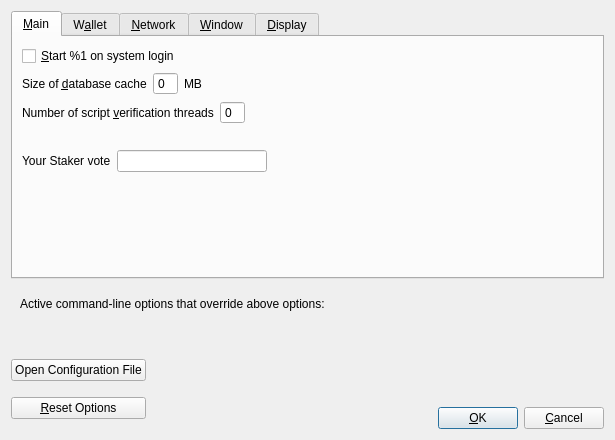
<?xml version="1.0" encoding="UTF-8"?>
<ui version="4.0">
 <class>OptionsDialog</class>
 <widget class="QDialog" name="OptionsDialog">
  <property name="geometry">
   <rect>
    <x>0</x>
    <y>0</y>
    <width>615</width>
    <height>440</height>
   </rect>
  </property>
  <property name="windowTitle">
   <string>Options</string>
  </property>
  <property name="styleSheet">
   <string notr="true"/>
  </property>
  <property name="modal">
   <bool>true</bool>
  </property>
  <layout class="QVBoxLayout" name="verticalLayout">
   <item>
    <widget class="QTabWidget" name="tabWidget">
     <property name="currentIndex">
      <number>0</number>
     </property>
     <widget class="QWidget" name="tabMain">
      <attribute name="title">
       <string>&amp;Main</string>
      </attribute>
      <layout class="QVBoxLayout" name="verticalLayout_Main">
       <item>
        <widget class="QCheckBox" name="skyrusAtStartup">
         <property name="toolTip">
          <string>Automatically start %1 after logging in to the system.</string>
         </property>
         <property name="text">
          <string>&amp;Start %1 on system login</string>
         </property>
        </widget>
       </item>
       <item>
        <layout class="QHBoxLayout" name="horizontalLayout_2_Main">
         <item>
          <widget class="QLabel" name="databaseCacheLabel">
           <property name="text">
            <string>Size of &amp;database cache</string>
           </property>
           <property name="textFormat">
            <enum>Qt::PlainText</enum>
           </property>
           <property name="buddy">
            <cstring>databaseCache</cstring>
           </property>
          </widget>
         </item>
         <item>
          <widget class="QSpinBox" name="databaseCache">
           <property name="styleSheet">
            <string notr="true"/>
           </property>
           <property name="frame">
            <bool>true</bool>
           </property>
           <property name="buttonSymbols">
            <enum>QAbstractSpinBox::NoButtons</enum>
           </property>
          </widget>
         </item>
         <item>
          <widget class="QLabel" name="databaseCacheUnitLabel">
           <property name="text">
            <string>MB</string>
           </property>
           <property name="textFormat">
            <enum>Qt::PlainText</enum>
           </property>
          </widget>
         </item>
         <item>
          <spacer name="horizontalSpacer_2_Main">
           <property name="orientation">
            <enum>Qt::Horizontal</enum>
           </property>
           <property name="sizeHint" stdset="0">
            <size>
             <width>40</width>
             <height>20</height>
            </size>
           </property>
          </spacer>
         </item>
        </layout>
       </item>
       <item>
        <layout class="QHBoxLayout" name="horizontalLayout_3_Main">
         <item>
          <widget class="QLabel" name="threadsScriptVerifLabel">
           <property name="text">
            <string>Number of script &amp;verification threads</string>
           </property>
           <property name="textFormat">
            <enum>Qt::PlainText</enum>
           </property>
           <property name="buddy">
            <cstring>threadsScriptVerif</cstring>
           </property>
          </widget>
         </item>
         <item>
          <widget class="QSpinBox" name="threadsScriptVerif">
           <property name="toolTip">
            <string>(0 = auto, &lt;0 = leave that many cores free)</string>
           </property>
           <property name="styleSheet">
            <string notr="true"/>
           </property>
           <property name="frame">
            <bool>true</bool>
           </property>
           <property name="buttonSymbols">
            <enum>QAbstractSpinBox::NoButtons</enum>
           </property>
          </widget>
         </item>
         <item>
          <spacer name="horizontalSpacer_3_Main">
           <property name="orientation">
            <enum>Qt::Horizontal</enum>
           </property>
           <property name="sizeHint" stdset="0">
            <size>
             <width>40</width>
             <height>20</height>
            </size>
           </property>
          </spacer>
         </item>
        </layout>
       </item>
       <item>
        <layout class="QHBoxLayout" name="horizontalLayout_3">
         <item>
          <widget class="QLabel" name="voteQuestionLabel">
           <property name="text">
            <string/>
           </property>
          </widget>
         </item>
        </layout>
       </item>
       <item>
        <layout class="QHBoxLayout" name="horizontalLayout_2">
         <item>
          <widget class="QLabel" name="voteLabel">
           <property name="sizePolicy">
            <sizepolicy hsizetype="Minimum" vsizetype="Preferred">
             <horstretch>0</horstretch>
             <verstretch>0</verstretch>
            </sizepolicy>
           </property>
           <property name="text">
            <string>Your Staker vote</string>
           </property>
          </widget>
         </item>
         <item>
          <widget class="QLineEdit" name="voteTextField">
           <property name="maximumSize">
            <size>
             <width>150</width>
             <height>16777215</height>
            </size>
           </property>
          </widget>
         </item>
         <item>
          <spacer name="horizontalSpacer">
           <property name="orientation">
            <enum>Qt::Horizontal</enum>
           </property>
           <property name="sizeHint" stdset="0">
            <size>
             <width>40</width>
             <height>20</height>
            </size>
           </property>
          </spacer>
         </item>
        </layout>
       </item>
       <item>
        <spacer name="verticalSpacer_Main">
         <property name="orientation">
          <enum>Qt::Vertical</enum>
         </property>
         <property name="sizeHint" stdset="0">
          <size>
           <width>20</width>
           <height>40</height>
          </size>
         </property>
        </spacer>
       </item>
      </layout>
     </widget>
     <widget class="QWidget" name="tabWallet">
      <attribute name="title">
       <string>W&amp;allet</string>
      </attribute>
      <layout class="QVBoxLayout" name="verticalLayout_Wallet">
       <item>
        <widget class="QGroupBox" name="groupBox">
         <property name="title">
          <string>Expert</string>
         </property>
         <layout class="QVBoxLayout" name="verticalLayout_2"/>
        </widget>
       </item>
       <item>
        <widget class="QCheckBox" name="coinControlFeatures">
         <property name="toolTip">
          <string>Whether to show coin control features or not.</string>
         </property>
         <property name="text">
          <string>Enable coin &amp;control features</string>
         </property>
        </widget>
       </item>
       <item>
        <widget class="QCheckBox" name="spendZeroConfChange">
         <property name="toolTip">
          <string>If you disable the spending of unconfirmed change, the change from a transaction cannot be used until that transaction has at least one confirmation. This also affects how your balance is computed.</string>
         </property>
         <property name="text">
          <string>&amp;Spend unconfirmed change</string>
         </property>
        </widget>
       </item>
       <item>
        <spacer name="verticalSpacer_Wallet">
         <property name="orientation">
          <enum>Qt::Vertical</enum>
         </property>
         <property name="sizeHint" stdset="0">
          <size>
           <width>20</width>
           <height>40</height>
          </size>
         </property>
        </spacer>
       </item>
      </layout>
     </widget>
     <widget class="QWidget" name="tabNetwork">
      <attribute name="title">
       <string>&amp;Network</string>
      </attribute>
      <layout class="QVBoxLayout" name="verticalLayout_Network">
       <item>
        <widget class="QCheckBox" name="mapPortUpnp">
         <property name="toolTip">
          <string>Automatically open the Skyrus client port on the router. This only works when your router supports UPnP and it is enabled.</string>
         </property>
         <property name="text">
          <string>Map port using &amp;UPnP</string>
         </property>
        </widget>
       </item>
       <item>
        <widget class="QCheckBox" name="allowIncoming">
         <property name="toolTip">
          <string>Accept connections from outside</string>
         </property>
         <property name="text">
          <string>Allow incoming connections</string>
         </property>
        </widget>
       </item>
       <item>
        <widget class="QCheckBox" name="connectSocks">
         <property name="toolTip">
          <string>Connect to the Skyrus network through a SOCKS5 proxy.</string>
         </property>
         <property name="text">
          <string>&amp;Connect through SOCKS5 proxy (default proxy):</string>
         </property>
        </widget>
       </item>
       <item>
        <layout class="QHBoxLayout" name="horizontalLayout_1_Network">
         <item>
          <widget class="QLabel" name="proxyIpLabel">
           <property name="text">
            <string>Proxy &amp;IP:</string>
           </property>
           <property name="textFormat">
            <enum>Qt::PlainText</enum>
           </property>
           <property name="buddy">
            <cstring>proxyIp</cstring>
           </property>
          </widget>
         </item>
         <item>
          <widget class="QValidatedLineEdit" name="proxyIp">
           <property name="minimumSize">
            <size>
             <width>140</width>
             <height>0</height>
            </size>
           </property>
           <property name="maximumSize">
            <size>
             <width>140</width>
             <height>16777215</height>
            </size>
           </property>
           <property name="toolTip">
            <string>IP address of the proxy (e.g. IPv4: 127.0.0.1 / IPv6: ::1)</string>
           </property>
          </widget>
         </item>
         <item>
          <widget class="QLabel" name="proxyPortLabel">
           <property name="text">
            <string>&amp;Port:</string>
           </property>
           <property name="textFormat">
            <enum>Qt::PlainText</enum>
           </property>
           <property name="buddy">
            <cstring>proxyPort</cstring>
           </property>
          </widget>
         </item>
         <item>
          <widget class="QLineEdit" name="proxyPort">
           <property name="minimumSize">
            <size>
             <width>55</width>
             <height>0</height>
            </size>
           </property>
           <property name="maximumSize">
            <size>
             <width>55</width>
             <height>16777215</height>
            </size>
           </property>
           <property name="toolTip">
            <string>Port of the proxy (e.g. 9050)</string>
           </property>
          </widget>
         </item>
         <item>
          <spacer name="horizontalSpacer_1_Network">
           <property name="orientation">
            <enum>Qt::Horizontal</enum>
           </property>
           <property name="sizeHint" stdset="0">
            <size>
             <width>40</width>
             <height>20</height>
            </size>
           </property>
          </spacer>
         </item>
        </layout>
       </item>
       <item>
        <layout class="QHBoxLayout" name="horizontalLayout_2_Network">
         <item>
          <widget class="QLabel" name="proxyActiveNets">
           <property name="text">
            <string>Used for reaching peers via:</string>
           </property>
           <property name="textFormat">
            <enum>Qt::PlainText</enum>
           </property>
          </widget>
         </item>
         <item>
          <widget class="QCheckBox" name="proxyReachIPv4">
           <property name="enabled">
            <bool>false</bool>
           </property>
           <property name="toolTip">
            <string>Shows, if the supplied default SOCKS5 proxy is used to reach peers via this network type.</string>
           </property>
           <property name="text">
            <string/>
           </property>
          </widget>
         </item>
         <item>
          <widget class="QLabel" name="proxyReachIPv4Label">
           <property name="text">
            <string>IPv4</string>
           </property>
           <property name="textFormat">
            <enum>Qt::PlainText</enum>
           </property>
          </widget>
         </item>
         <item>
          <widget class="QCheckBox" name="proxyReachIPv6">
           <property name="enabled">
            <bool>false</bool>
           </property>
           <property name="toolTip">
            <string>Shows, if the supplied default SOCKS5 proxy is used to reach peers via this network type.</string>
           </property>
           <property name="text">
            <string/>
           </property>
          </widget>
         </item>
         <item>
          <widget class="QLabel" name="proxyReachIPv6Label">
           <property name="text">
            <string>IPv6</string>
           </property>
           <property name="textFormat">
            <enum>Qt::PlainText</enum>
           </property>
          </widget>
         </item>
         <item>
          <widget class="QCheckBox" name="proxyReachTor">
           <property name="enabled">
            <bool>false</bool>
           </property>
           <property name="toolTip">
            <string>Shows, if the supplied default SOCKS5 proxy is used to reach peers via this network type.</string>
           </property>
           <property name="text">
            <string/>
           </property>
          </widget>
         </item>
         <item>
          <widget class="QLabel" name="proxyReachTorLabel">
           <property name="text">
            <string>Tor</string>
           </property>
           <property name="textFormat">
            <enum>Qt::PlainText</enum>
           </property>
          </widget>
         </item>
         <item>
          <spacer name="horizontalSpacer_2_Network">
           <property name="orientation">
            <enum>Qt::Horizontal</enum>
           </property>
           <property name="sizeHint" stdset="0">
            <size>
             <width>40</width>
             <height>20</height>
            </size>
           </property>
          </spacer>
         </item>
        </layout>
       </item>
       <item>
        <widget class="QCheckBox" name="connectSocksTor">
         <property name="toolTip">
          <string>Connect to the Skyrus network through a separate SOCKS5 proxy for Tor hidden services.</string>
         </property>
         <property name="text">
          <string>Use separate SOCKS5 proxy to reach peers via Tor hidden services:</string>
         </property>
        </widget>
       </item>
       <item>
        <layout class="QHBoxLayout" name="horizontalLayout_3_Network">
         <item>
          <widget class="QLabel" name="proxyIpTorLabel">
           <property name="text">
            <string>Proxy &amp;IP:</string>
           </property>
           <property name="textFormat">
            <enum>Qt::PlainText</enum>
           </property>
           <property name="buddy">
            <cstring>proxyIpTor</cstring>
           </property>
          </widget>
         </item>
         <item>
          <widget class="QValidatedLineEdit" name="proxyIpTor">
           <property name="minimumSize">
            <size>
             <width>140</width>
             <height>0</height>
            </size>
           </property>
           <property name="maximumSize">
            <size>
             <width>140</width>
             <height>16777215</height>
            </size>
           </property>
           <property name="toolTip">
            <string>IP address of the proxy (e.g. IPv4: 127.0.0.1 / IPv6: ::1)</string>
           </property>
          </widget>
         </item>
         <item>
          <widget class="QLabel" name="proxyPortTorLabel">
           <property name="text">
            <string>&amp;Port:</string>
           </property>
           <property name="textFormat">
            <enum>Qt::PlainText</enum>
           </property>
           <property name="buddy">
            <cstring>proxyPortTor</cstring>
           </property>
          </widget>
         </item>
         <item>
          <widget class="QLineEdit" name="proxyPortTor">
           <property name="minimumSize">
            <size>
             <width>55</width>
             <height>0</height>
            </size>
           </property>
           <property name="maximumSize">
            <size>
             <width>55</width>
             <height>16777215</height>
            </size>
           </property>
           <property name="toolTip">
            <string>Port of the proxy (e.g. 9050)</string>
           </property>
          </widget>
         </item>
         <item>
          <spacer name="horizontalSpacer_4_Network">
           <property name="orientation">
            <enum>Qt::Horizontal</enum>
           </property>
           <property name="sizeHint" stdset="0">
            <size>
             <width>40</width>
             <height>20</height>
            </size>
           </property>
          </spacer>
         </item>
        </layout>
       </item>
       <item>
        <spacer name="verticalSpacer_Network">
         <property name="orientation">
          <enum>Qt::Vertical</enum>
         </property>
         <property name="sizeHint" stdset="0">
          <size>
           <width>20</width>
           <height>40</height>
          </size>
         </property>
        </spacer>
       </item>
      </layout>
     </widget>
     <widget class="QWidget" name="tabWindow">
      <attribute name="title">
       <string>&amp;Window</string>
      </attribute>
      <layout class="QVBoxLayout" name="verticalLayout_Window">
       <item>
        <widget class="QCheckBox" name="hideTrayIcon">
         <property name="toolTip">
          <string>&amp;Hide the icon from the system tray.</string>
         </property>
         <property name="text">
          <string>Hide tray icon</string>
         </property>
        </widget>
       </item>
       <item>
        <widget class="QCheckBox" name="minimizeToTray">
         <property name="toolTip">
          <string>Show only a tray icon after minimizing the window.</string>
         </property>
         <property name="text">
          <string>&amp;Minimize to the tray instead of the taskbar</string>
         </property>
        </widget>
       </item>
       <item>
        <widget class="QCheckBox" name="minimizeOnClose">
         <property name="toolTip">
          <string>Minimize instead of exit the application when the window is closed. When this option is enabled, the application will be closed only after selecting Exit in the menu.</string>
         </property>
         <property name="text">
          <string>M&amp;inimize on close</string>
         </property>
        </widget>
       </item>
       <item>
        <spacer name="verticalSpacer_Window">
         <property name="orientation">
          <enum>Qt::Vertical</enum>
         </property>
         <property name="sizeHint" stdset="0">
          <size>
           <width>20</width>
           <height>40</height>
          </size>
         </property>
        </spacer>
       </item>
      </layout>
     </widget>
     <widget class="QWidget" name="tabDisplay">
      <attribute name="title">
       <string>&amp;Display</string>
      </attribute>
      <layout class="QVBoxLayout" name="verticalLayout_Display">
       <item>
        <layout class="QHBoxLayout" name="horizontalLayout_1_Display">
         <item>
          <widget class="QLabel" name="langLabel">
           <property name="text">
            <string>User Interface &amp;language:</string>
           </property>
           <property name="textFormat">
            <enum>Qt::PlainText</enum>
           </property>
           <property name="buddy">
            <cstring>lang</cstring>
           </property>
          </widget>
         </item>
         <item>
          <widget class="QValueComboBox" name="lang">
           <property name="toolTip">
            <string>The user interface language can be set here. This setting will take effect after restarting %1.</string>
           </property>
           <property name="styleSheet">
            <string notr="true"/>
           </property>
          </widget>
         </item>
        </layout>
       </item>
       <item>
        <layout class="QHBoxLayout" name="horizontalLayout_2_Display">
         <item>
          <widget class="QLabel" name="unitLabel">
           <property name="text">
            <string>&amp;Unit to show amounts in:</string>
           </property>
           <property name="textFormat">
            <enum>Qt::PlainText</enum>
           </property>
           <property name="buddy">
            <cstring>unit</cstring>
           </property>
          </widget>
         </item>
         <item>
          <widget class="QValueComboBox" name="unit">
           <property name="toolTip">
            <string>Choose the default subdivision unit to show in the interface and when sending coins.</string>
           </property>
           <property name="styleSheet">
            <string notr="true"/>
           </property>
          </widget>
         </item>
        </layout>
       </item>
       <item>
        <layout class="QHBoxLayout" name="horizontalLayout_3_Display">
         <item>
          <widget class="QLabel" name="thirdPartyTxUrlsLabel">
           <property name="toolTip">
            <string>Third party URLs (e.g. a block explorer) that appear in the transactions tab as context menu items. %s in the URL is replaced by transaction hash. Multiple URLs are separated by vertical bar |.</string>
           </property>
           <property name="text">
            <string>Third party transaction URLs</string>
           </property>
           <property name="buddy">
            <cstring>thirdPartyTxUrls</cstring>
           </property>
          </widget>
         </item>
         <item>
          <widget class="QLineEdit" name="thirdPartyTxUrls">
           <property name="toolTip">
            <string>Third party URLs (e.g. a block explorer) that appear in the transactions tab as context menu items. %s in the URL is replaced by transaction hash. Multiple URLs are separated by vertical bar |.</string>
           </property>
           <property name="styleSheet">
            <string notr="true"/>
           </property>
          </widget>
         </item>
        </layout>
       </item>
       <item>
        <spacer name="verticalSpacer_Display">
         <property name="orientation">
          <enum>Qt::Vertical</enum>
         </property>
         <property name="sizeHint" stdset="0">
          <size>
           <width>20</width>
           <height>40</height>
          </size>
         </property>
        </spacer>
       </item>
      </layout>
     </widget>
    </widget>
   </item>
   <item>
    <widget class="QFrame" name="frame">
     <layout class="QVBoxLayout" name="verticalLayout_Bottom">
      <item>
       <layout class="QHBoxLayout" name="horizontalLayout_Bottom">
        <item>
         <widget class="QLabel" name="overriddenByCommandLineInfoLabel">
          <property name="text">
           <string>Active command-line options that override above options:</string>
          </property>
          <property name="textFormat">
           <enum>Qt::PlainText</enum>
          </property>
         </widget>
        </item>
        <item>
         <spacer name="horizontalSpacer_Bottom">
          <property name="orientation">
           <enum>Qt::Horizontal</enum>
          </property>
          <property name="sizeHint" stdset="0">
           <size>
            <width>40</width>
            <height>20</height>
           </size>
          </property>
         </spacer>
        </item>
       </layout>
      </item>
      <item>
       <widget class="QLabel" name="overriddenByCommandLineLabel">
        <property name="text">
         <string/>
        </property>
        <property name="textFormat">
         <enum>Qt::PlainText</enum>
        </property>
        <property name="wordWrap">
         <bool>true</bool>
        </property>
       </widget>
      </item>
     </layout>
    </widget>
   </item>
   <item>
    <layout class="QHBoxLayout" name="horizontalLayout_Buttons">
     <item>
      <layout class="QVBoxLayout" name="verticalLayout_Buttons">
       <item>
        <widget class="QPushButton" name="openSkyrusConfButton">
         <property name="toolTip">
          <string>Open the %1 configuration file from the working directory.</string>
         </property>
         <property name="text">
          <string>Open Configuration File</string>
         </property>
         <property name="autoDefault">
          <bool>false</bool>
         </property>
        </widget>
       </item>
       <item>
        <widget class="QPushButton" name="resetButton">
         <property name="toolTip">
          <string>Reset all client options to default.</string>
         </property>
         <property name="text">
          <string>&amp;Reset Options</string>
         </property>
         <property name="autoDefault">
          <bool>false</bool>
         </property>
        </widget>
       </item>
      </layout>
     </item>
     <item>
      <spacer name="horizontalSpacer_1">
       <property name="orientation">
        <enum>Qt::Horizontal</enum>
       </property>
       <property name="sizeHint" stdset="0">
        <size>
         <width>40</width>
         <height>48</height>
        </size>
       </property>
      </spacer>
     </item>
     <item>
      <widget class="QLabel" name="statusLabel">
       <property name="minimumSize">
        <size>
         <width>200</width>
         <height>0</height>
        </size>
       </property>
       <property name="font">
        <font>
         <weight>75</weight>
         <bold>true</bold>
        </font>
       </property>
       <property name="text">
        <string/>
       </property>
       <property name="textFormat">
        <enum>Qt::PlainText</enum>
       </property>
       <property name="wordWrap">
        <bool>true</bool>
       </property>
      </widget>
     </item>
     <item>
      <spacer name="horizontalSpacer_2">
       <property name="orientation">
        <enum>Qt::Horizontal</enum>
       </property>
       <property name="sizeHint" stdset="0">
        <size>
         <width>40</width>
         <height>48</height>
        </size>
       </property>
      </spacer>
     </item>
     <item>
      <layout class="QVBoxLayout" name="verticalLayout_4">
       <item>
        <spacer name="verticalSpacer">
         <property name="orientation">
          <enum>Qt::Vertical</enum>
         </property>
         <property name="sizeHint" stdset="0">
          <size>
           <width>20</width>
           <height>40</height>
          </size>
         </property>
        </spacer>
       </item>
       <item>
        <layout class="QHBoxLayout" name="horizontalLayout">
         <item>
          <widget class="QPushButton" name="okButton">
           <property name="text">
            <string>&amp;OK</string>
           </property>
           <property name="autoDefault">
            <bool>false</bool>
           </property>
           <property name="default">
            <bool>true</bool>
           </property>
          </widget>
         </item>
         <item>
          <widget class="QPushButton" name="cancelButton">
           <property name="text">
            <string>&amp;Cancel</string>
           </property>
           <property name="autoDefault">
            <bool>false</bool>
           </property>
          </widget>
         </item>
        </layout>
       </item>
      </layout>
     </item>
    </layout>
   </item>
  </layout>
 </widget>
 <customwidgets>
  <customwidget>
   <class>QValidatedLineEdit</class>
   <extends>QLineEdit</extends>
   <header>qvalidatedlineedit.h</header>
  </customwidget>
  <customwidget>
   <class>QValueComboBox</class>
   <extends>QComboBox</extends>
   <header>qvaluecombobox.h</header>
  </customwidget>
 </customwidgets>
 <resources/>
 <connections/>
</ui>
